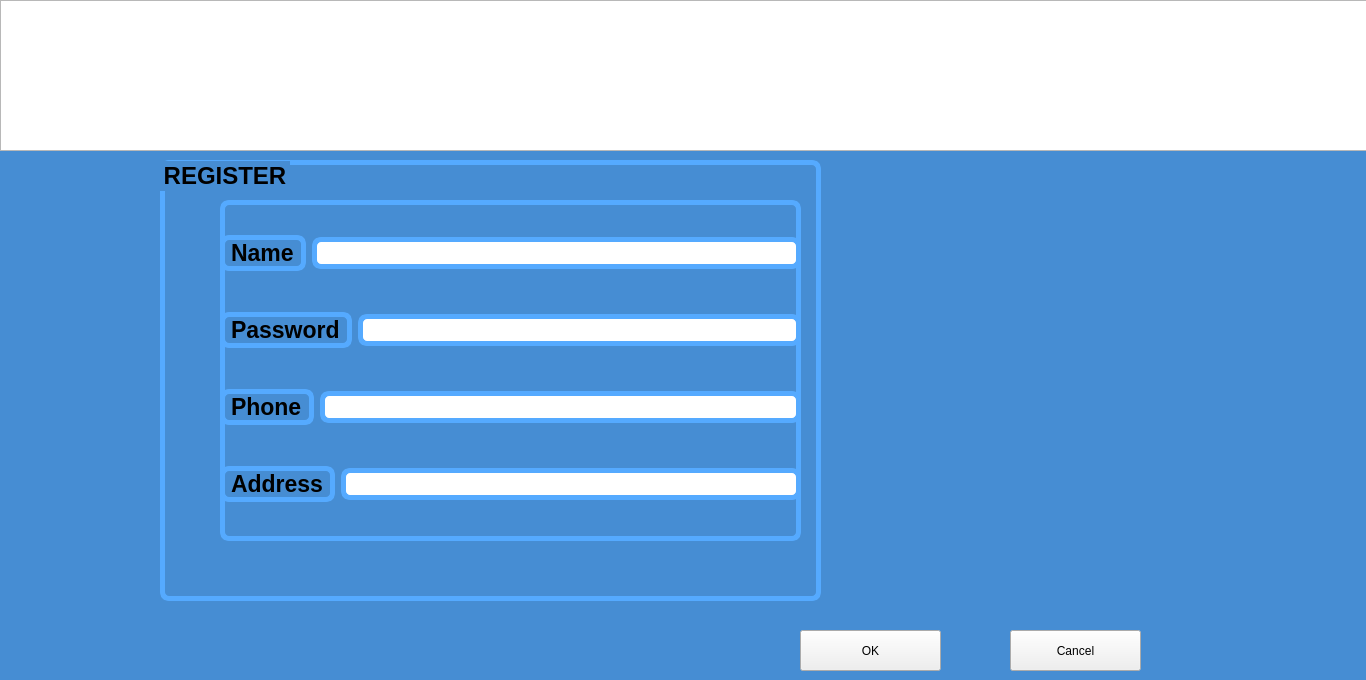
<?xml version="1.0" encoding="UTF-8"?>
<ui version="4.0">
 <class>labForm</class>
 <widget class="QWidget" name="labForm">
  <property name="geometry">
   <rect>
    <x>0</x>
    <y>0</y>
    <width>1366</width>
    <height>680</height>
   </rect>
  </property>
  <property name="windowTitle">
   <string>Form</string>
  </property>
  <property name="styleSheet">
   <string notr="true">#labForm{
	background-color: rgb(70, 141, 211);}</string>
  </property>
  <widget class="QGraphicsView" name="graphicsView">
   <property name="geometry">
    <rect>
     <x>0</x>
     <y>0</y>
     <width>1371</width>
     <height>151</height>
    </rect>
   </property>
   <property name="styleSheet">
    <string notr="true">background-image: url(:/new/prefix1/download.jpg);</string>
   </property>
  </widget>
  <widget class="QGroupBox" name="groupBox">
   <property name="geometry">
    <rect>
     <x>160</x>
     <y>160</y>
     <width>661</width>
     <height>441</height>
    </rect>
   </property>
   <property name="font">
    <font>
     <pointsize>18</pointsize>
     <weight>75</weight>
     <bold>true</bold>
    </font>
   </property>
   <property name="styleSheet">
    <string notr="true">   border: 5px solid rgb(85, 170, 255);
    border-radius: 9px;
    margin-top: 0.5em;
</string>
   </property>
   <property name="title">
    <string>REGISTER</string>
   </property>
   <widget class="QWidget" name="layoutWidget">
    <property name="geometry">
     <rect>
      <x>60</x>
      <y>40</y>
      <width>581</width>
      <height>341</height>
     </rect>
    </property>
    <layout class="QVBoxLayout" name="verticalLayout">
     <item>
      <layout class="QHBoxLayout" name="horizontalLayout">
       <item>
        <widget class="QLabel" name="label">
         <property name="font">
          <font>
           <pointsize>17</pointsize>
           <weight>75</weight>
           <bold>true</bold>
          </font>
         </property>
         <property name="text">
          <string>Name</string>
         </property>
        </widget>
       </item>
       <item>
        <widget class="QLineEdit" name="lineEdit_2">
         <property name="font">
          <font>
           <pointsize>13</pointsize>
           <weight>75</weight>
           <bold>true</bold>
          </font>
         </property>
        </widget>
       </item>
      </layout>
     </item>
     <item>
      <layout class="QHBoxLayout" name="horizontalLayout_2">
       <item>
        <widget class="QLabel" name="label_4">
         <property name="font">
          <font>
           <pointsize>17</pointsize>
           <weight>75</weight>
           <bold>true</bold>
          </font>
         </property>
         <property name="styleSheet">
          <string notr="true">   border: 5px solid rgb(85, 170, 255);
    border-radius: 9px;
    margin-top: 0.5em;
</string>
         </property>
         <property name="text">
          <string>Password</string>
         </property>
        </widget>
       </item>
       <item>
        <widget class="QLineEdit" name="lineEdit_4">
         <property name="font">
          <font>
           <pointsize>13</pointsize>
           <weight>75</weight>
           <bold>true</bold>
          </font>
         </property>
        </widget>
       </item>
      </layout>
     </item>
     <item>
      <layout class="QHBoxLayout" name="horizontalLayout_3">
       <item>
        <widget class="QLabel" name="label_2">
         <property name="font">
          <font>
           <pointsize>17</pointsize>
           <weight>75</weight>
           <bold>true</bold>
          </font>
         </property>
         <property name="text">
          <string>Phone</string>
         </property>
        </widget>
       </item>
       <item>
        <widget class="QLineEdit" name="lineEdit_3">
         <property name="font">
          <font>
           <pointsize>13</pointsize>
           <weight>75</weight>
           <bold>true</bold>
          </font>
         </property>
        </widget>
       </item>
      </layout>
     </item>
     <item>
      <layout class="QHBoxLayout" name="horizontalLayout_4">
       <item>
        <widget class="QLabel" name="label_3">
         <property name="font">
          <font>
           <pointsize>17</pointsize>
           <weight>75</weight>
           <bold>true</bold>
          </font>
         </property>
         <property name="text">
          <string>Address</string>
         </property>
        </widget>
       </item>
       <item>
        <widget class="QLineEdit" name="lineEdit">
         <property name="font">
          <font>
           <pointsize>13</pointsize>
           <weight>75</weight>
           <bold>true</bold>
          </font>
         </property>
        </widget>
       </item>
      </layout>
     </item>
    </layout>
   </widget>
  </widget>
  <widget class="QPushButton" name="pushButton">
   <property name="geometry">
    <rect>
     <x>800</x>
     <y>630</y>
     <width>141</width>
     <height>41</height>
    </rect>
   </property>
   <property name="text">
    <string>OK</string>
   </property>
  </widget>
  <widget class="QPushButton" name="pushButton_2">
   <property name="geometry">
    <rect>
     <x>1010</x>
     <y>630</y>
     <width>131</width>
     <height>41</height>
    </rect>
   </property>
   <property name="text">
    <string>Cancel</string>
   </property>
  </widget>
 </widget>
 <resources/>
 <connections/>
</ui>
